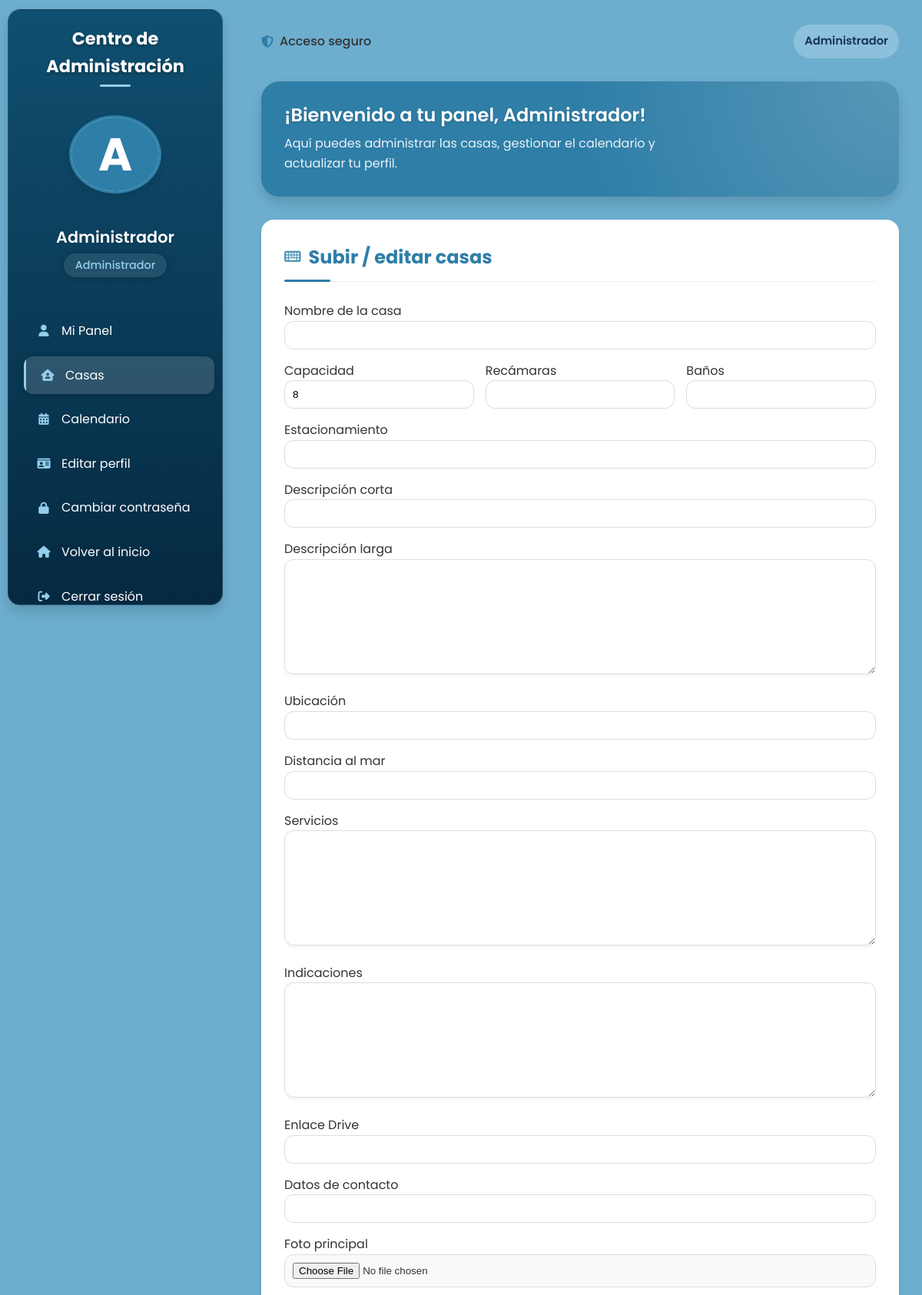
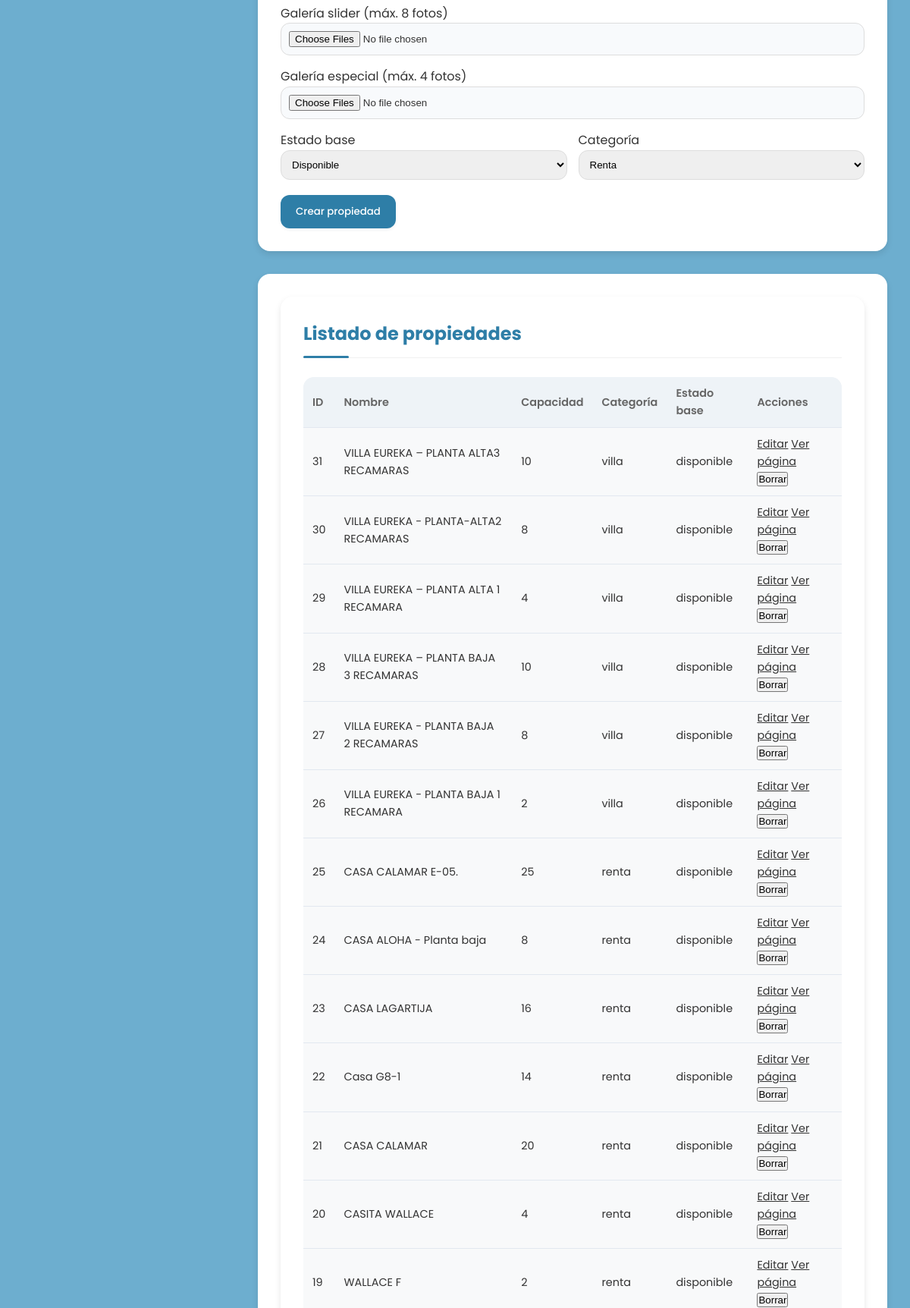
/admin/panel.php?view=casas (signed in, upper part), run on the app's committed database (2 pictures, top to bottom).
### tables this page shows
CREATE TABLE `properties` (
  `id` int(11) NOT NULL,
  `nombre` varchar(150) NOT NULL,
  `capacidad` int(11) NOT NULL,
  `recamaras` int(11) DEFAULT NULL,
  `banos` int(11) DEFAULT NULL,
  `estacionamiento` varchar(50) DEFAULT NULL,
  `descripcion_corta` varchar(255) NOT NULL,
  `descripcion_larga` text,
  `ubicacion` varchar(255) DEFAULT NULL,
  `distancia_mar` varchar(100) DEFAULT NULL,
  `servicios` text,
  `indicaciones` text,
  `enlace_drive` varchar(255) DEFAULT NULL,
  `datos_contacto` varchar(255) DEFAULT NULL,
  `foto_principal` varchar(255) DEFAULT NULL,
  `estado_base` enum('disponible','no_disponible') DEFAULT 'disponible',
  `categoria` enum('renta','venta','villa') NOT NULL DEFAULT 'renta',
  `created_at` datetime DEFAULT CURRENT_TIMESTAMP,
  `updated_at` datetime DEFAULT CURRENT_TIMESTAMP ON UPDATE CURRENT_TIMESTAMP,
  `es_pie_playa` tinyint(1) NOT NULL DEFAULT '0'
);

### admin/views/casas.php (the view, shortened to what this page needs)
<?php
$conn = Database::getConnection();
$prop_editar = null;
$stmt = $conn->query("
    SELECT id, nombre, capacidad, estado_base, categoria
    FROM properties
    ORDER BY id DESC
");
$propiedades = $stmt->fetchAll(PDO::FETCH_ASSOC);
?>
<div class="content-section">
    <h2>Subir / editar casas</h2>
    <form method="post" enctype="multipart/form-data" class="biografia-form">
        <div class="form-group">
            <label>Nombre de la casa</label>
            <input type="text" name="nombre"
                   value="<?= htmlspecialchars($prop_editar['nombre'] ?? ''); ?>"
                   required
                   style="width:100%;padding:10px;border-radius:12px;border:1px solid #ddd;">
        </div>
        <div class="form-group" style="margin-top:15px;display:grid;grid-template-columns:repeat(auto-fit,minmax(170px,1fr));gap:15px;">
            <div>
                <label>Capacidad</label>
                <input type="number" name="capacidad"
                       value="<?= htmlspecialchars($prop_editar['capacidad'] ?? 8); ?>"
                       required
                       style="width:100%;padding:10px;border-radius:12px;border:1px solid #ddd;">
            </div>
            <div>
                <label>Recámaras</label>
                <input type="number" name="recamaras"
                       value="<?= htmlspecialchars($prop_editar['recamaras'] ?? ''); ?>"
                       style="width:100%;padding:10px;border-radius:12px;border:1px solid #ddd;">
            </div>
            <div>
                <label>Baños</label>
                <input type="number" name="banos"
                       value="<?= htmlspecialchars($prop_editar['banos'] ?? ''); ?>"
                       style="width:100%;padding:10px;border-radius:12px;border:1px solid #ddd;">
            </div>
        </div>
        <div class="form-group" style="margin-top:15px;">
            <label>Estacionamiento</label>
            <input type="text" name="estacionamiento"
                   value="<?= htmlspecialchars($prop_editar['estacionamiento'] ?? ''); ?>"
                   style="width:100%;padding:10px;border-radius:12px;border:1px solid #ddd;">
        </div>
        <div class="form-group" style="margin-top:15px;">
            <label>Descripción corta</label>
            <input type="text" name="descripcion_corta"
                   value="<?= htmlspecialchars($prop_editar['descripcion_corta'] ?? ''); ?>"
                   required
                   style="width:100%;padding:10px;border-radius:12px;border:1px solid #ddd;">
        </div>
        <div class="form-group" style="margin-top:15px;">
            <label>Descripción larga</label>
            <textarea name="descripcion_larga" rows="4"
                      style="width:100%;padding:12px;border-radius:12px;border:1px solid #ddd;"><?= htmlspecialchars($prop_editar['descripcion_larga'] ?? ''); ?></textarea>
        </div>
        <div class="form-group" style="margin-top:15px;">
            <label>Ubicación</label>
            <input type="text" name="ubicacion"
                   value="<?= htmlspecialchars($prop_editar['ubicacion'] ?? ''); ?>"
                   style="width:100%;padding:10px;border-radius:12px;border:1px solid #ddd;">
        </div>
        <div class="form-group" style="margin-top:15px;">
            <label>Distancia al mar</label>
            <input type="text" name="distancia_mar"
                   value="<?= htmlspecialchars($prop_editar['distancia_mar'] ?? ''); ?>"
                   style="width:100%;padding:10px;border-radius:12px;border:1px solid #ddd;">
        </div>
        <div class="form-group" style="margin-top:15px;">
            <label>Servicios</label>
            <textarea name="servicios" rows="3"
                      style="width:100%;padding:12px;border-radius:12px;border:1px solid #ddd;"><?= htmlspecialchars($prop_editar['servicios'] ?? ''); ?></textarea>
        </div>
        <div class="form-group" style="margin-top:15px;">
            <label>Indicaciones</label>
            <textarea name="indicaciones" rows="3"
                      style="width:100%;padding:12px;border-radius:12px;border:1px solid #ddd;"><?= htmlspecialchars($prop_editar['indicaciones'] ?? ''); ?></textarea>
        </div>
        <div class="form-group" style="margin-top:15px;">
            <label>Enlace Drive</label>
            <input type="url" name="enlace_drive"
                   value="<?= htmlspecialchars($prop_editar['enlace_drive'] ?? ''); ?>"
                   style="width:100%;padding:10px;border-radius:12px;border:1px solid #ddd;">
        </div>
        <div class="form-group" style="margin-top:15px;">
            <label>Datos de contacto</label>
            <input type="text" name="datos_contacto"
                   value="<?= htmlspecialchars($prop_editar['datos_contacto'] ?? ''); ?>"
                   style="width:100%;padding:10px;border-radius:12px;border:1px solid #ddd;">
        </div>
        <div class="form-group" style="margin-top:15px;">
            <label>Foto principal</label>
            <input type="file" name="foto_principal" accept="image/*"
                   style="width:100%;padding:10px;border-radius:12px;border:1px solid #ddd;background:#f8fafc;">
        </div>
        <div class="form-group" style="margin-top:15px;">
            <label>Galería slider (máx. 8 fotos)</label>
            <input type="file" name="galeria[]" accept="image/*" multiple
                   style="width:100%;padding:10px;border-radius:12px;border:1px solid #ddd;background:#f8fafc;">
        </div>
        <div class="form-group" style="margin-top:15px;">
            <label>Galería especial (máx. 4 fotos)</label>
            <input type="file" name="galeria4[]" accept="image/*" multiple
                   style="width:100%;padding:10px;border-radius:12px;border:1px solid #ddd;background:#f8fafc;">
        </div>
        <div class="form-group" style="margin-top:15px;display:grid;grid-template-columns:repeat(auto-fit,minmax(200px,1fr));gap:15px;">
            <div>
                <label>Estado base</label>
                <?php $estado_base = $prop_editar['estado_base'] ?? 'disponible'; ?>
                <select name="estado_base" style="width:100%;padding:10px;border-radius:12px;border:1px solid #ddd;">
                    <option value="disponible" <?= $estado_base === 'disponible' ? 'selected' : ''; ?>>Disponible</option>
                </select>
            </div>
            <div>
                <label>Categoría</label>
                <?php $cat = $prop_editar['categoria'] ?? 'renta'; ?>
                <select name="categoria" style="width:100%;padding:10px;border-radius:12px;border:1px solid #ddd;">
                    <option value="renta" <?= $cat === 'renta' ? 'selected' : ''; ?>>Renta</option>
                </select>
            </div>
        </div>
        <button type="submit" class="btn btn-primary" style="margin-top:20px;">
            <?= !empty($prop_editar) ? 'Guardar cambios' : 'Crear propiedad'; ?>
        </button>
    </form>
</div>
<div class="content-section">
   <div class="content-section">
    <h2>Listado de propiedades</h2>
    <div class="table-responsive propiedades-wrap">
        <table class="admin-table propiedades-table">
            <thead>
                <tr>
                    <th>ID</th>
                    <th>Nombre</th>
                    <th>Capacidad</th>
                    <th>Categoría</th>
                    <th>Estado base</th>
                    <th>Acciones</th>
                </tr>
            </thead>
            <tbody>
                <?php if ($propiedades): ?>
                    <?php foreach ($propiedades as $p): ?>
                        <tr>
                            <td><?= $p['id']; ?></td>
                            <td><?= htmlspecialchars($p['nombre']); ?></td>
                            <td><?= (int)$p['capacidad']; ?></td>
                            <td><?= htmlspecialchars($p['categoria']); ?></td>
                            <td><?= htmlspecialchars($p['estado_base']); ?></td>
                            <td>
                                <div class="acciones-tabla">
                                    <a href="panel.php?view=casas&edit=<?= $p['id']; ?>" class="small-link">Editar</a>
                                    <a href="../propiedad.php?id=<?= $p['id']; ?>" target="_blank" class="small-link">Ver página</a>
                                    <form method="post" class="inline-form delete-inline-form" onsubmit="return confirm('¿Eliminar esta casa?');">
                                        <button type="submit" class="small-link danger small-link-btn">
                                            Borrar
                                        </button>
                                    </form>
                                </div>
                            </td>
                        </tr>
                    <?php endforeach; ?>
                <?php else: ?>
                    <tr>
                        <td colspan="6">Aún no hay propiedades.</td>
                    </tr>
                <?php endif; ?>
            </tbody>
        </table>
    </div>
</div>

### admin/panel.php (shortened to what this page needs)
<?php
$conn = Database::getConnection();
$view = $_GET['view'] ?? 'dashboard';
$admin = [];
$adminId = $_SESSION['admin_id'] ?? 0;
if ($adminId > 0) {
    $stmt = $conn->prepare("
        SELECT id, username, nombre, correo, foto, pais, estado, created_at
        FROM admins
        WHERE id = ?
        LIMIT 1
    ");
    $stmt->execute([$adminId]);
    $admin = $stmt->fetch(PDO::FETCH_ASSOC) ?: [];
}
?>
<!DOCTYPE html>
<html lang="es">
<head>
<link rel="stylesheet" href="../assets/css/admin/panel.css">
<link rel="stylesheet" href="../assets/css/drk_mode.css">
<link rel="stylesheet" href="https://cdnjs.cloudflare.com/ajax/libs/font-awesome/6.5.0/css/all.min.css">
</head>
<body>
<aside class="left-side" id="adminSidebar">
    <div class="sidebar-mobile-top">
        <h1>Centro de Administración</h1>
    </div>
    <?php
    $rutaFoto = !empty($admin['foto']) ? (__DIR__ . '/../' . $admin['foto']) : '';
    ?>
    <div class="profile-avatar">
        <?php if (!empty($admin['foto']) && is_file($rutaFoto)): ?>
            <img src="../<?= htmlspecialchars($admin['foto']) ?>" alt="Foto">
        <?php else: ?>
            <div class="avatar-initial">
                <?php
                $nombreMostrar = ($admin['nombre'] ?? '') ?: ($_SESSION['nombre'] ?? 'A');
                echo strtoupper(substr($nombreMostrar, 0, 1));
                ?>
            </div>
        <?php endif; ?>
    </div>
    <h2 class="profile-name">
        <?= htmlspecialchars($_SESSION['nombre'] ?? 'Usuario'); ?>
    </h2>
    <p class="profile-role">
        <?= htmlspecialchars($_SESSION['rol'] ?? 'Administrador'); ?>
    </p>
    <nav class="sidebar-nav">
        <ul>
            <li class="<?= $view === 'dashboard' ? 'active' : '' ?>">
                <a href="panel.php?view=dashboard">
                    <i class="fas fa-user"></i> Mi Panel
                </a>
            </li>
            <li class="<?= $view === 'casas' ? 'active' : '' ?>">
                <a href="panel.php?view=casas">
                    <i class="fas fa-house-user"></i> Casas
                </a>
            </li>
            <li class="<?= $view === 'calendario' ? 'active' : '' ?>">
                <a href="panel.php?view=calendario">
                    <i class="fas fa-calendar-alt"></i> Calendario
                </a>
            </li>
            <li class="<?= $view === 'perfil' ? 'active' : '' ?>">
                <a href="panel.php?view=perfil">
                    <i class="fas fa-id-card"></i> Editar perfil
                </a>
            </li>
            <li class="<?= $view === 'password' ? 'active' : '' ?>">
                <a href="panel.php?view=password">
                    <i class="fas fa-lock"></i> Cambiar contraseña
                </a>
            </li>
            <li>
                <a href="../index.php">
                    <i class="fas fa-home"></i> Volver al inicio
                </a>
            </li>
            <li>
                <a href="logout.php">
                    <i class="fas fa-sign-out-alt"></i> Cerrar sesión
                </a>
            </li>
        </ul>
    </nav>
</aside>
<div class="right-side">
    <header class="admin-topbar">
        <div class="topbar-left">
            <div class="access-info">
                <i class="fas fa-shield-alt"></i>
                Acceso seguro
            </div>
        </div>
        <div class="topbar-user">
            <span><?= htmlspecialchars($_SESSION['nombre'] ?? 'Admin'); ?></span>
        </div>
    </header>
    <div class="rectangle">
        <div class="rectangle-text">
            <h1>¡Bienvenido a tu panel, <?= htmlspecialchars($_SESSION['nombre'] ?? 'Admin'); ?>!</h1>
            <p>Aquí puedes administrar las casas, gestionar el calendario y actualizar tu perfil.</p>
        </div>
    </div>
    <?php
    $viewFile = __DIR__ . "/views/{$view}.php";
    if (is_file($viewFile)) {
        include $viewFile;
    } else {
        include __DIR__ . '/views/dashboard.php';
    }
    ?>
</div>
</body>
</html>

### data on the page
properties: id "31", nombre "VILLA EUREKA – PLANTA ALTA3 RECAMARAS", capacidad "10", categoria "villa", estado_base "disponible"
properties: id "30", nombre "VILLA EUREKA - PLANTA-ALTA2 RECAMARAS", capacidad "8", categoria "villa", estado_base "disponible"
properties: id "29", nombre "VILLA EUREKA – PLANTA ALTA 1 RECAMARA", capacidad "4", categoria "villa", estado_base "disponible"
properties: id "28", nombre "VILLA EUREKA – PLANTA BAJA 3 RECAMARAS", capacidad "10", categoria "villa", estado_base "disponible"
properties: id "27", nombre "VILLA EUREKA - PLANTA BAJA 2 RECAMARAS", capacidad "8", categoria "villa", estado_base "disponible"
properties: id "26", nombre "VILLA EUREKA - PLANTA BAJA 1 RECAMARA", capacidad "2", categoria "villa", estado_base "disponible"
properties: id "25", nombre "CASA CALAMAR E-05.", capacidad "25", categoria "renta", estado_base "disponible"
properties: id "24", nombre "CASA ALOHA - Planta baja", capacidad "8", categoria "renta", estado_base "disponible"
properties: id "23", nombre "CASA LAGARTIJA", capacidad "16", categoria "renta", estado_base "disponible"
properties: id "22", nombre "Casa G8-1", capacidad "14", categoria "renta", estado_base "disponible"
properties: id "21", nombre "CASA CALAMAR", capacidad "20", categoria "renta", estado_base "disponible"
properties: id "20", nombre "CASITA WALLACE", capacidad "4", categoria "renta", estado_base "disponible"
properties: id "19", nombre "WALLACE F", capacidad "2", categoria "renta", estado_base "disponible"

### other printed values
substr($nombreMostrar, 0, 1) "A"
$_SESSION['nombre'] "Administrador"
$_SESSION['rol'] "Administrador"
